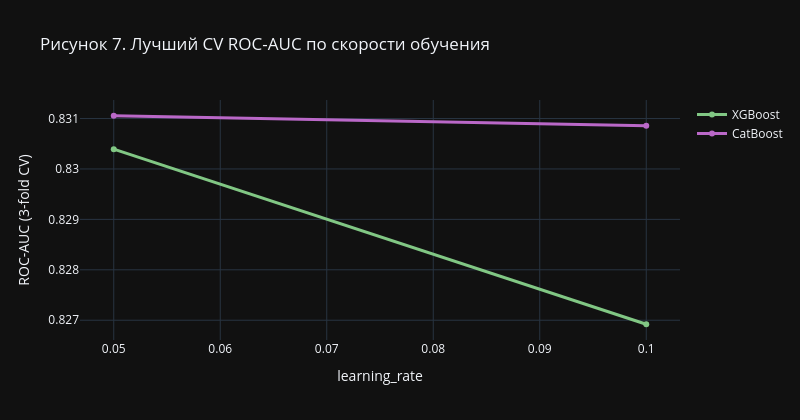

This figure's notebook cell:
### Markdown cell above
Полезно увидеть зависимость качества от скорости обучения — это обычно самый чувствительный гиперпараметр у бустингов.

### Code cell
xgb_cv = pd.DataFrame(xgb_search.cv_results_)
cat_cv = pd.DataFrame(cat_search.cv_results_)

xgb_curve = (xgb_cv.assign(auc=xgb_cv['mean_test_score'])
                    .groupby('param_learning_rate')['auc'].max().reset_index())
cat_curve = (cat_cv.assign(auc=cat_cv['mean_test_score'])
                    .groupby('param_learning_rate')['auc'].max().reset_index())

fig = go.Figure()
fig.add_trace(go.Scatter(
    x=xgb_curve['param_learning_rate'].astype(float),
    y=xgb_curve['auc'],
    mode='lines+markers', name='XGBoost',
    line=dict(color=PALETTE['xgb'], width=3),
))
fig.add_trace(go.Scatter(
    x=cat_curve['param_learning_rate'].astype(float),
    y=cat_curve['auc'],
    mode='lines+markers', name='CatBoost',
    line=dict(color=PALETTE['cat'], width=3),
))
fig.update_layout(
    title='Рисунок 7. Лучший CV ROC-AUC по скорости обучения',
    xaxis_title='learning_rate',
    yaxis_title='ROC-AUC (3-fold CV)',
    height=420, width=800
)
fig.show()

### Figure 1 — Plotly figure (JSON) as saved in the notebook; plotly's stock layout.template omitted (floating-point values rounded to 4 significant figures)
{"data": [{"line": {"color": "#81C784", "width": 3}, "mode": "lines+markers", "name": "XGBoost", "type": "scatter", "x": [0.05, 0.1], "y": [0.8304, 0.8269]}, {"line": {"color": "#BA68C8", "width": 3}, "mode": "lines+markers", "name": "CatBoost", "type": "scatter", "x": [0.05, 0.1], "y": [0.8311, 0.8309]}], "layout": {"height": 420, "title": {"text": "Рисунок 7. Лучший CV ROC-AUC по скорости обучения"}, "width": 800, "xaxis": {"title": {"text": "learning_rate"}}, "yaxis": {"title": {"text": "ROC-AUC (3-fold CV)"}}}}
